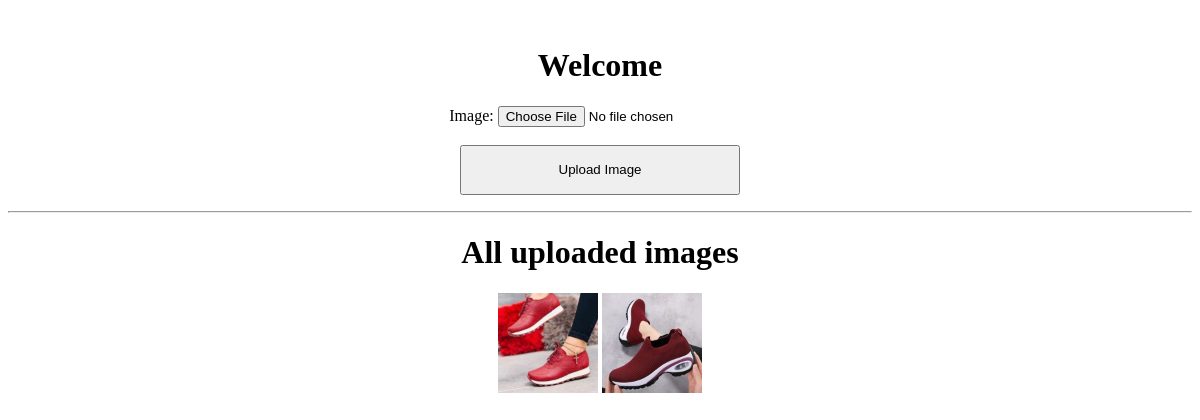
Before: / with the older database file.
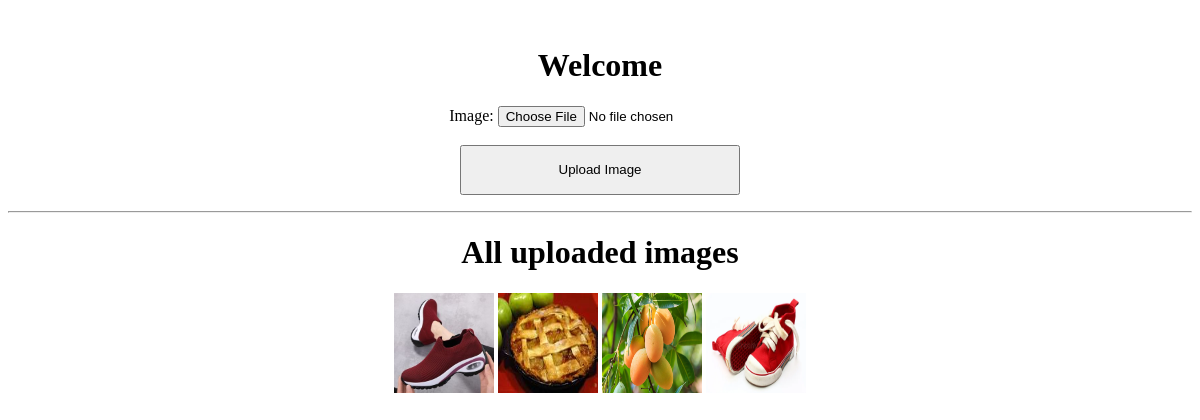
After: the same page with the newer database file.
### image/models.py (models this page shows)
class Image(models.Model):
    name = models.CharField(max_length=100)
    image = models.ImageField(verbose_name= 'Image')

### image/views.py (the view)
# urls.py: path('', index, name = 'index'),
def index(request):
    images = Image.objects.all()
    form = ImageForm()
    context = {'images': images, 'form': form}
    if request.method == 'POST':
        form = ImageForm(request.POST, request.FILES)
        form.save()
        messages.success(request, 'Upload Successful !')
        return redirect('/')
    return render(request, 'image/index.html', context)

### image/forms.py
class ImageForm(ModelForm):
    class Meta:
        model = Image
        fields = ('image',)

### image/templates/image/index.html (shortened to what this page needs)
<center>
    <h1>Welcome</h1>
    <form method="POST" enctype="multipart/form-data">
            {{ form }}
            <br>
        <input type="submit" id="btn" value="Upload Image">
    </form>
    <hr>
    <h1>All uploaded images</h1>
    {% for image in images %}
        <div style="display: inline;">
            <a href="{% url 'details' image.id %}" ><img style="box-shadow: 20px;" src="{{ image.image.url }}" width="100px" height="100px"></a>
        </div>
    {% endfor %}
</center>

Changed rows visible on the page:
removed Image: image (picture)
added Image: image (picture)
added Image: image (picture)
added Image: image (picture)
